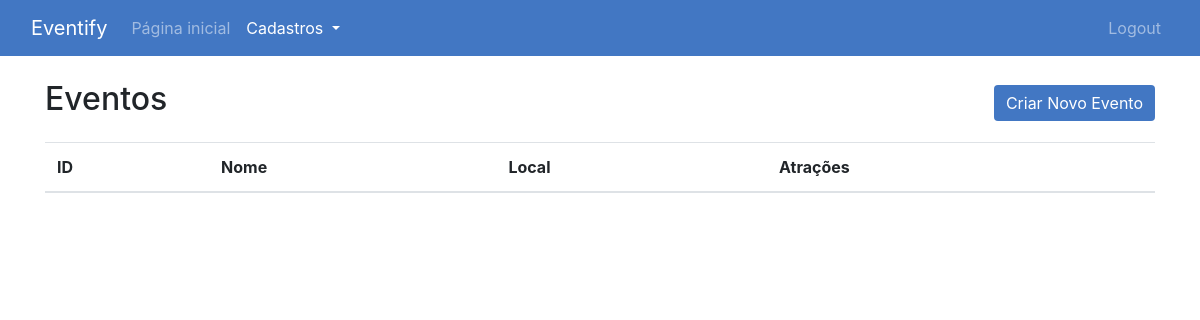
The app's page /evento-list/ (signed in), older data.
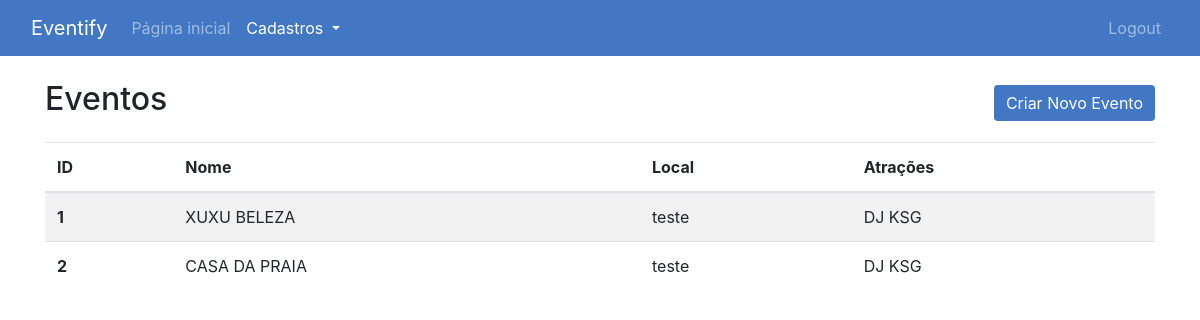
The same page, newer data.
### main/models.py (models this page shows, shortened)
class Evento(models.Model):
    nome = models.CharField(max_length=200)
    atracoes = models.ManyToManyField(Atracao, related_name="eventos")
    local = models.ForeignKey(Local, on_delete=models.CASCADE, related_name="eventos")

class Local(models.Model):
    nome = models.CharField(max_length=200)
    endereco = models.CharField(max_length=300)

class Atracao(models.Model):
    nome = models.CharField(max_length=200)
    descricao = models.TextField()

### main/views.py (the view)
# urls.py: path('evento-list/', views.evento_list, name='evento_list'),
@login_required
def evento_list(request):
    eventos = Evento.objects.all()
    return render(request, 'main/evento_list.html', {'eventos': eventos})

### main/templates/main/evento_list.html (shortened to what this page needs)
{% extends 'main/base.html' %}
{% block content %}
<div class="container mt-4">
    <div class="d-flex justify-content-between align-items-center mb-3">
        <h2>Eventos</h2>
        <a href="/evento-form" class="btn btn-primary">Criar Novo Evento</a>
    </div>
    <table class="table table-striped">
        <thead>
            <tr>
                <th scope="col">ID</th>
                <th scope="col">Nome</th>
                <th scope="col">Local</th>
                <th scope="col">Atrações</th>
            </tr>
        </thead>
        <tbody>
            {% for evento in eventos %}
            <tr>
                <th scope="row"><a href="/evento/{{ evento.id }}">{{ evento.id }}</a></th>
                <td><a href="/evento/{{ evento.id }}">{{ evento.nome }}</a></td>
                <td>{{ evento.local.nome }}</td>
                <td>
                    {% for atracao in evento.atracoes.all %}
                        {{ atracao.nome }}{% if not forloop.last %}, {% endif %}
                    {% endfor %}
                </td>
            </tr>
            {% endfor %}
        </tbody>
    </table>
</div>
{% endblock %}

Row changes from the older to the newer data that the page shows:
added Evento: id "1", nome "XUXU BELEZA", local.nome "teste"
added Atracao: nome "DJ KSG"
added Evento: id "2", nome "CASA DA PRAIA", local.nome "teste"
